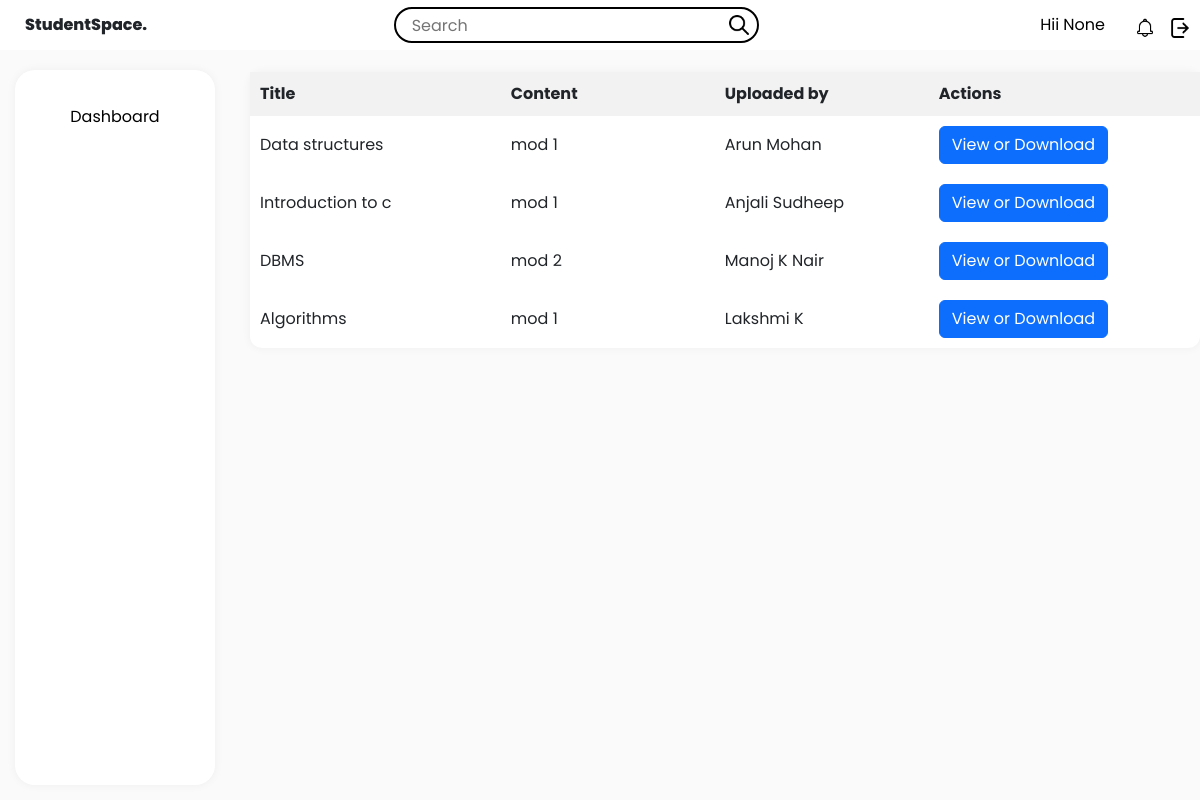
The app's page /notes with its own data.
### tables this page shows
CREATE TABLE notes(id integer primary key,title text,content text,"uploaded_by" TEXT, "file_url" TEXT);

### app.py (the view)
@app.route("/notes")
def notes():
    user_type = session.get("user_type")
    name = session.get("name")
    conn = sqlite3.connect("database.db")
    cursor = conn.cursor()
    cursor.execute("SELECT title, content, uploaded_by, file_url FROM notes")
    notes = [
        dict(title=row[0], content=row[1], uploaded_by=row[2], file_url=row[3])
        for row in cursor.fetchall()
    ]
    conn.close()
    return render_template(
        "notes.html",
        notes=notes,
        user_type=user_type,
        name=name,
    )

### app.py (called while the page is built)
@app.context_processor
def common_icons():
    admin = "/static/assets/admin.png"
    student = "/static/assets/student.png"
    faculty = "/static/assets/faculty.png"
    search = "/static/assets/search.png"
    notification = "/static/assets/notification.png"
    settings = "/static/assets/settings.png"
    editimage="/static/assets/edit.png"
    return dict(
        search=search,
        notification=notification,
        settings=settings,
        admin=admin,
        faculty=faculty,
        student=student,
        editimage=editimage
    )

### templates/notes.html (shortened to what this page needs)
<!DOCTYPE html>
<html>
<head>
  <link href="https://cdn.jsdelivr.net/npm/bootstrap@5.3.0/dist/css/bootstrap.min.css" rel="stylesheet" />
  <link rel="stylesheet" href="{{ url_for('static', filename='style.css') }}" />
  <link rel="stylesheet" href="{{ url_for('static', filename='notes-style.css') }}" />
</head>
<body>
  <div class="StudentSpace">
    <div class="header">
      <div class="left-section">StudentSpace.</div>
      <div class="middle-section">
        <input class="search-bar" type="text" placeholder="Search" />
        <img class="search-icon" src="{{search}}" />
      </div>
      <div class="right-section">
        <div class="name">
          <a href="{{ url_for('profile') }}" class="name">Hii {{name}} </a>
        </div>
        <div class="notification-icon">
          <img class="notification-icon" src="{{notification}}" />
        </div>
        <div class="settings-icon">
          <a href="{{ url_for('logout') }}"><img class="settings-icon" src="{{settings}}" /></a>
        </div>
      </div>
    </div>
    <div class="sidebar">
      <div class="sidebar-tabs">
        <a
          href="{{ url_for('home', username=username, name=name, user_type=user_type) }}"
          >Dashboard</a
        >
      </div>
    </div>
<div class="main-section">
  <div class="main">
    <table class="note-table">
      <thead>
        <tr>
          <th>Title</th>
          <th>Content</th>
          <th>Uploaded by</th>
          <th>Actions</th>
        </tr>
      </thead>
      <tbody id="notesTableBody">
        {% for note in notes %}
        <tr class="note-row">
          <td>{{ note.title }}</td>
          <td>{{ note.content }}</td>
          <td>{{ note.uploaded_by }}</td>
          <td>
            <a href="{{ note.file_url }}" class="btn btn-primary">View or Download</a>
          </td>
        </tr>
        {% endfor %}
      </tbody>
    </table>
  </div>
</div>
  </div>
</body>
</html>

### static/style.css (style rules this page uses)
* { margin: 0; padding: 0; box-sizing: border-box; font-family: "Poppins", sans-serif; }
body { font-weight: 400; line-height: 1.5; font-size: 16px; }
.StudentSpace { display: flex; flex-direction: column; height: 100vh; }
.header { display: flex; align-items: center; justify-content: space-between; height: 48px; padding: 25px; }
.left-section { font-weight: 800; }
.middle-section { flex: 1; max-width: 400px; display: flex; align-items: center; }
.right-section { display: flex; align-items: center; flex-direction: row; }
.name { color: #000; text-decoration: none; }
.search-bar { flex: 1; height: 36px; padding-left: 16px; border: solid 2px black; border-radius: 48px; }
.sidebar { position: fixed; top: 70px; left: 15px; bottom: 15px; width: 200px; display: flex; flex-direction: column; align-items: center; box-shadow: 0 0 10px rgba(0, 0, 0, 0.05); border-radius: 20px; padding-top: 16px; background-color: white; }
.sidebar-tabs { height: 46px; width: 152px; border-radius: 48px; box-sizing: border-box; text-align: center; display: flex; justify-content: center; align-items: center; line-height: 40px; margin: 8px; transition: box-shadow 0.3s ease; }
.sidebar-tabs a { text-decoration: none; color: #000; }
.main-section { background-color: rgb(250, 250, 250); height: 100%; width: 100%; }
.main { margin-left: 250px; margin-top: 22px; margin-bottom: 15px; display: flex; flex-direction: column; border-radius: 12px; box-shadow: 0 0 10px rgba(0, 0, 0, 0.05); background-color: white; }
.search-icon, .notification-icon, .settings-icon { width: 20px; height: 20px; margin-left: 15px; }
.search-icon { position: relative; right: 45px; }

### static/notes-style.css (style rules this page uses)
.note-table { width: 100%; border-collapse: collapse; border-radius: 20px; }
.note-table th, .note-table td { padding: 10px; width: 100px; text-align: left; }
.note-table th { background-color: #f2f2f2; }

### records on screen
notes: title "Data structures", content "mod 1", uploaded_by "Arun Mohan"
notes: title "Introduction to c", content "mod 1", uploaded_by "Anjali Sudheep"
notes: title "DBMS", content "mod 2", uploaded_by "Manoj K Nair"
notes: title "Algorithms", content "mod 1", uploaded_by "Lakshmi K"

### other values on screen
{{ name }} "None"
